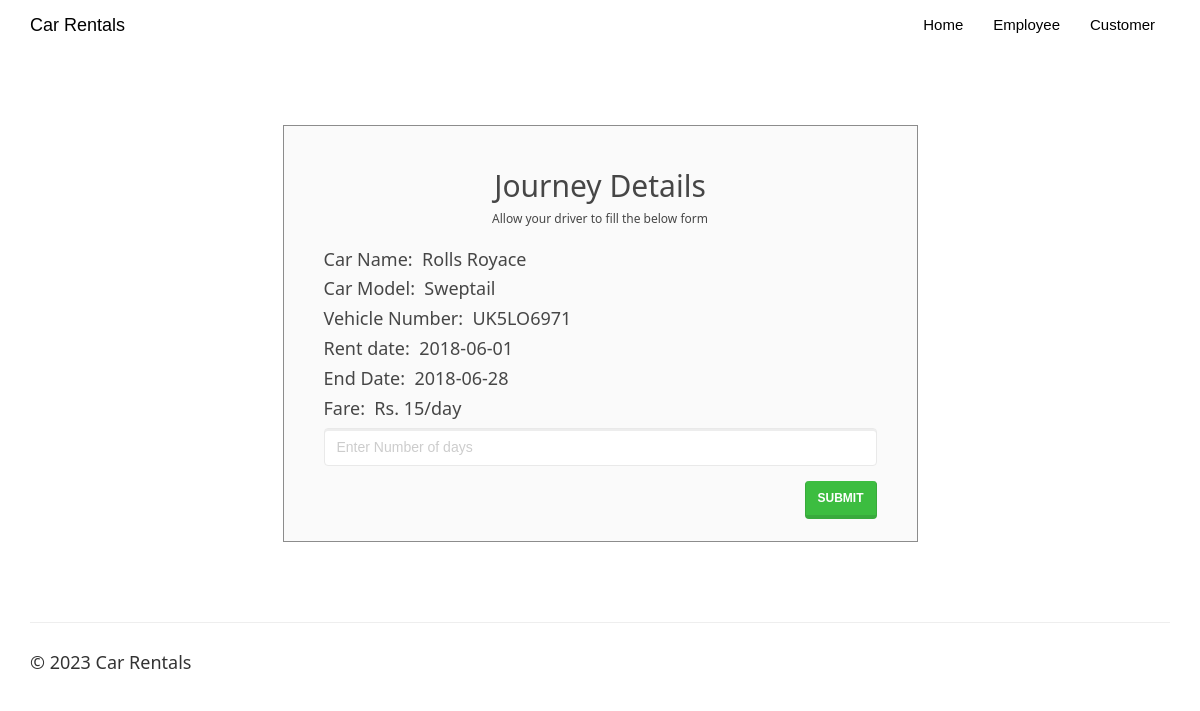
Screenshot of /returncar.php?id=574681246 with the database file from the repository.
### tables this page shows
CREATE TABLE IF NOT EXISTS `rentedcars` (
  `id` int(100) NOT NULL,
  `customer_username` varchar(50) NOT NULL,
  `car_id` int(20) NOT NULL,
  `booking_date` date NOT NULL,
  `rent_start_date` date NOT NULL,
  `rent_end_date` date NOT NULL,
  `car_return_date` date DEFAULT NULL,
  `fare` double NOT NULL,
  `distance` double DEFAULT NULL,
  `no_of_days` int(50) DEFAULT NULL,
  `total_amount` double DEFAULT NULL,
  `return_status` varchar(10) NOT NULL
);

CREATE TABLE IF NOT EXISTS `cars` (
  `car_id` int(20) NOT NULL,
  `car_name` varchar(50) NOT NULL,
  `car_model` varchar(50) NOT NULL,
  `car_nameplate` varchar(50) NOT NULL,
  `car_img` varchar(50) DEFAULT 'NA',
  `price_per_day` float NOT NULL,
  `seating_capacity` int(2) NOT NULL,
  `car_availability` varchar(10) NOT NULL
);

### returncar.php (the view, shortened to what this page needs)
<!DOCTYPE html>
<html>
<?php
$conn = Connect();
?>
<head>
<link rel="stylesheet" href="assets/bootstrap/css/bootstrap.min.css">
<link rel="stylesheet" href="assets/fonts/font-awesome.min.css">
    <link rel="stylesheet" href="assets/w3css/w3.css">
<link rel="stylesheet" type="text/css" href="assets/css/customerlogin.css">
<link rel="stylesheet" type="text/css" media="screen" href="assets/css/clientpage.css" />
</head>
<body id="page-top" data-spy="scroll" data-target=".navbar-fixed-top">
    <nav class="navbar navbar-custom navbar-fixed-top" role="navigation" style="color: black">
        <div class="container">
            <div class="navbar-header">
                <a class="navbar-brand page-scroll" href="index.php">
                   Car Rentals </a>
            </div>
            <?php
                if(isset($_SESSION['login_client'])){
            ?>
            <div class="collapse navbar-collapse navbar-right navbar-main-collapse">
                <ul class="nav navbar-nav">
                    <li>
                        <a href="index.php">Home</a>
                    </li>
                    <li>
                        <a href="#"><span class="glyphicon glyphicon-user"></span> Welcome <?php echo $_SESSION['login_client']; ?></a>
                    </li>
                    <li>
                    <ul class="nav navbar-nav navbar-right">
            <li><a href="#" class="dropdown-toggle active" data-toggle="dropdown" role="button" aria-haspopup="true" aria-expanded="false"><span class="glyphicon glyphicon-user"></span> Control Panel <span class="caret"></span> </a>
                <ul class="dropdown-menu">
              <li> <a href="entercar.php">Add Car</a></li>
              <li> <a href="updatecar.php">Update Car</a></li>
              <li> <a href="clientview.php">View</a></li>
            </ul>
            </li>
          </ul>
                    </li>
                    <li>
                        <a href="logout.php"><span class="glyphicon glyphicon-log-out"></span> Logout</a>
                    </li>
                </ul>
            </div>
            <?php
            }
                else {
            ?>
            <div class="collapse navbar-collapse navbar-right navbar-main-collapse">
                <ul class="nav navbar-nav">
                    <li>
                        <a href="index.php">Home</a>
                    </li>
                    <li>
                        <a href="clientlogin.php">Employee</a>
                    </li>
                    <li>
                        <a href="customerlogin.php">Customer</a>
                    </li>
                </ul>
            </div>
                <?php   }
                ?>
        </div>
    </nav>
<?php
 $id = $_GET["id"];
 $sql1 = "SELECT c.car_name, c.car_model, c.car_nameplate, rc.rent_start_date, rc.rent_end_date, rc.fare
 FROM rentedcars rc, cars c
 WHERE id = '$id' AND c.car_id=rc.car_id";
 $result1 = $conn->query($sql1);
 if (mysqli_num_rows($result1) > 0) {
    while($row = mysqli_fetch_assoc($result1)) {
        $car_name = $row["car_name"];
        $car_model = $row["car_model"];
        $car_nameplate = $row["car_nameplate"];
        $rent_start_date = $row["rent_start_date"];
        $rent_end_date = $row["rent_end_date"];
        $fare = $row["fare"];
    }
}
?>
    <div class="container" style="margin-top: 65px;" >
    <div class="col-md-7" style="float: none; margin: 0 auto;">
      <div class="form-area">
        <form role="form" action="printbill.php?id=<?php echo $id ?>" method="POST">
        <br style="clear: both">
          <h3 style="margin-bottom: 5px; text-align: center; font-size: 30px;"> Journey Details </h3>
          <h6 style="margin-bottom: 25px; text-align: center; font-size: 12px;"> Allow your driver to fill the below form </h6>
           <h5> Car Name:&nbsp;  <?php echo($car_name);?></h5>
           <h5> Car Model:&nbsp;  <?php echo($car_model);?></h5>
           <h5> Vehicle Number:&nbsp;  <?php echo($car_nameplate);?></h5>
           <h5> Rent date:&nbsp;  <?php echo($rent_start_date);?></h5>
           <h5> End Date:&nbsp;  <?php echo($rent_end_date);?></h5>
           <h5> Fare:&nbsp;  Rs. <?php echo ($fare . "/day") ;?></h5>
          <div class="form-group">
            <input type="text" class="form-control" id="distance_or_days" name="distance_or_days" placeholder="Enter Number of days" required="" autofocus>
          </div>
           <input type="submit" name="submit" value="submit" class="btn btn-success pull-right">
        </form>
      </div>
    </div>
    </div>
</body>
<footer class="site-footer">
        <div class="container">
            <hr>
            <div class="row">
                <div class="col-sm-6">
                    <h5>© <?php echo date("Y"); ?> Car Rentals</h5>
                </div>
            </div>
        </div>
    </footer>
</html>

### assets/w3css/w3.css (style rules this page uses)
*,*:before,*:after { box-sizing:inherit }
html { -ms-text-size-adjust:100%;-webkit-text-size-adjust:100% }
body { margin:0 }
article,aside,details,figcaption,figure,footer,header,main,menu,nav,section,summary { display:block }
a { background-color:transparent;-webkit-text-decoration-skip:objects }
hr { box-sizing:content-box;height:0;overflow:visible }
button,input,select,textarea { font:inherit;margin:0 }
button,input { overflow:visible }
button,html [type=button],[type=reset],[type=submit] { -webkit-appearance:button }
html,body { font-family:Verdana,sans-serif;font-size:15px;line-height:1.5 }
html { overflow-x:hidden }
h3 { font-size:24px }
h5 { font-size:18px }
h6 { font-size:16px }
h1,h2,h3,h4,h5,h6 { font-family:"Segoe UI",Arial,sans-serif;font-weight:400;margin:10px 0 }
hr { border:0;border-top:1px solid #eee;margin:20px 0 }
a { color:inherit }

### assets/css/customerlogin.css (style rules this page uses)
body, html { height: 100%; }
body { padding-top: 50px; background-size: 100%; }
footer { display: block; }

### assets/css/clientpage.css (style rules this page uses)
.form-area { background-color: #FAFAFA; padding: 10px 40px 60px; margin: 10px 0px 60px; border: 1px solid GREY; opacity: 0.9; }

### rows the page displays
rentedcars: car.car_name "Rolls Royace", car.car_model "Sweptail", car.car_nameplate "UK5LO6971", rent_start_date "2018-06-01", rent_end_date "2018-06-28", fare "15"
